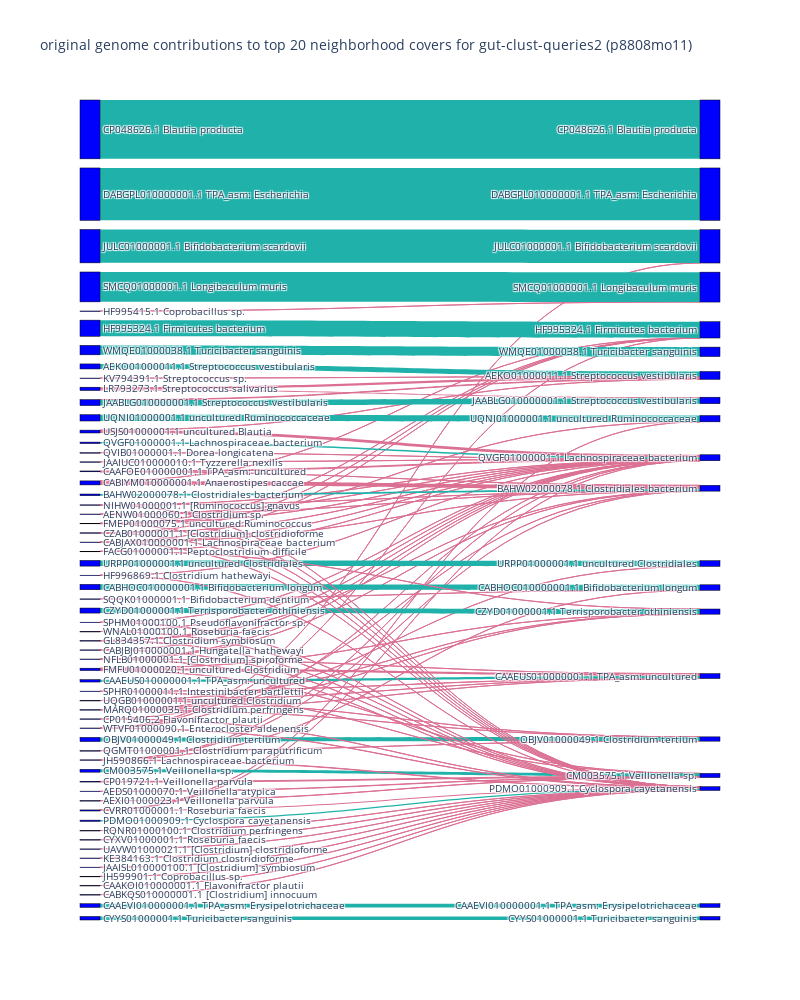

Notebook cell for this chart:
### Code cell
NUM=20
fig = make_fig(NUM)

fig.update_layout(title_text=f"original genome contributions to top {NUM} neighborhood covers for {name} ({acc})", font_size=10)
fig.update_layout(width=800, height=1000)
fig.show()

### Figure 1 — Plotly figure (JSON) as saved in the notebook; plotly's stock layout.template omitted (floating-point values rounded to 4 significant figures; data arrays with more than 128 entries replaced by an {"elided": "..."} marker saying what was removed)
{"data": [{"link": {"color": ["lightseagreen", "lightseagreen", "palevioletred", "lightseagreen", "palevioletred", "lightseagreen", "palevioletred", "palevioletred", "palevioletred", "palevioletred", "palevioletred", "lightseagreen", "lightseagreen", "palevioletred", "palevioletred", "palevioletred", "palevioletred", "lightseagreen", "palevioletred", "lightseagreen", "palevioletred", "palevioletred", "lightseagreen", "palevioletred", "palevioletred", "palevioletred", "palevioletred", "palevioletred", "palevioletred", "palevioletred", "palevioletred", "palevioletred", "palevioletred", "palevioletred", "palevioletred", "palevioletred", "palevioletred", "palevioletred", "palevioletred", "palevioletred", "palevioletred", "palevioletred", "lightseagreen", "palevioletred", "palevioletred", "palevioletred", "palevioletred", "palevioletred", "palevioletred", "palevioletred", "palevioletred", "palevioletred", "lightseagreen", "palevioletred", "lightseagreen", "palevioletred", "palevioletred", "lightseagreen", "palevioletred", "palevioletred", "palevioletred", "palevioletred", "lightseagreen", "palevioletred", "palevioletred", "palevioletred", "palevioletred", "palevioletred", "lightseagreen", "palevioletred", "palevioletred", "palevioletred", "lightseagreen", "palevioletred", "palevioletred", "palevioletred", "palevioletred", "palevioletred", "lightseagreen", "palevioletred", "palevioletred", "palevioletred", "palevioletred", "palevioletred", "palevioletred", "palevioletred", "palevioletred", "palevioletred", "palevioletred", "palevioletred", "palevioletred", "palevioletred", "palevioletred", "palevioletred", "palevioletred", "palevioletred", "palevioletred", "palevioletred", "palevioletred", "palevioletred", "palevioletred", "palevioletred", "lightseagreen", "lightseagreen", "lightseagreen"], "label": ["", "", "", "", "", "", "", "", "", "", "", "", "", "", "", "", "", "", "", "", "", "", "", "", "", "", "", "", "", "", "", "", "", "", "", "", "", "", "", "", "", "", "", "", "", "", "", "", "", "", "", "", "", "", "", "", "", "", "", "", "", "", "", "", "", "", "", "", "", "", "", "", "", "", "", "", "", "", "", "", "", "", "", "", "", "", "", "", "", "", "", "", "", "", "", "", "", "", "", "", "", "", "", "", ""], "source": [0, 2, 4, 7, 8, 9, 3, 4, 14, 15, 20, 22, 26, 24, 27, 31, 33, 36, 27, 31, 11, 15, 29, 1, 3, 4, 5, 6, 11, 12, 13, 15, 17, 18, 20, 24, 30, 39, 48, 58, 72, 75, 77, 5, 6, 12, 13, 14, 18, 20, 39, 42, 70, 10, 32, 13, 19, 34, 10, 16, 21, 30, 35, 10, 16, 18, 21, 40, 56, 10, 21, 25, 41, 16, 23, 28, 38, 40, 51, 1, 3, 4, 5, 6, 11, 12, 13, 15, 17, 18, 20, 42, 43, 45, 46, 50, 54, 60, 66, 71, 72, 75, 84, 44, 47], "target": [99, 100, 101, 101, 102, 102, 103, 103, 103, 103, 103, 103, 104, 105, 105, 105, 105, 105, 106, 106, 107, 107, 107, 108, 108, 108, 108, 108, 108, 108, 108, 108, 108, 108, 108, 108, 108, 108, 108, 108, 108, 108, 108, 109, 109, 109, 109, 109, 109, 109, 109, 109, 109, 110, 110, 111, 111, 111, 112, 112, 112, 112, 112, 113, 113, 113, 113, 113, 113, 114, 114, 114, 114, 115, 115, 115, 115, 115, 115, 116, 116, 116, 116, 116, 116, 116, 116, 116, 116, 116, 116, 116, 116, 116, 116, 116, 116, 116, 116, 116, 116, 116, 116, 117, 118], "value": [5634, 5017, 1, 3197, 4, 2861, 6, 1, 1, 3, 1, 1546, 903, 1, 219, 48, 2, 480, 97, 525, 1, 1, 604, 2, 5, 3, 4, 10, 2, 4, 1, 22, 8, 1, 5, 273, 2, 77, 1, 3, 2, 2, 143, 1, 1, 5, 1, 382, 1, 1, 2, 1, 163, 1, 543, 1, 6, 516, 1, 7, 2, 3, 482, 1, 217, 1, 2, 20, 229, 4, 3, 4, 400, 1, 73, 34, 19, 1, 271, 1, 7, 22, 6, 2, 100, 1, 36, 9, 8, 3, 3, 2, 1, 15, 1, 5, 6, 2, 1, 1, 3, 2, 122, 349, 336]}, "node": {"color": "blue", "label": {"elided": "133 str values"}, "line": {"color": "black", "width": 0.5}, "pad": 15, "thickness": 20}, "type": "sankey"}], "layout": {"font": {"size": 10}, "height": 1000, "title": {"text": "original genome contributions to top 20 neighborhood covers for gut-clust-queries2 (p8808mo11)"}, "width": 800}}
